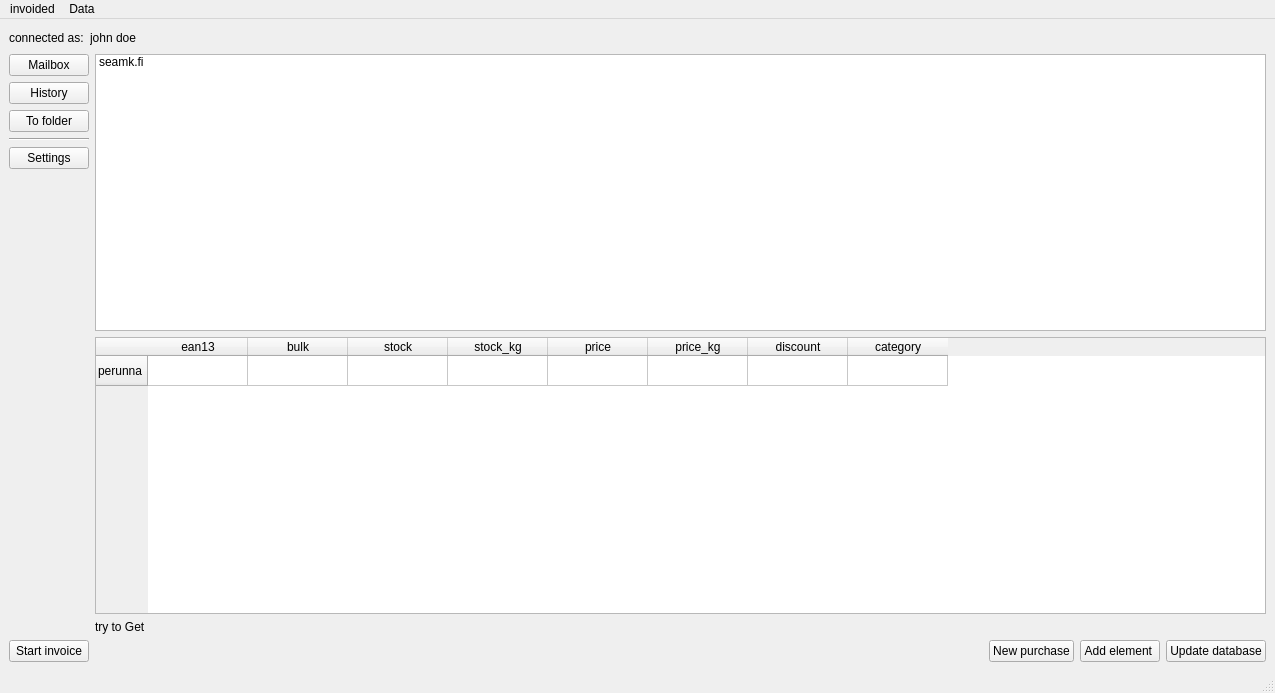
<?xml version="1.0" encoding="UTF-8"?>
<ui version="4.0">
 <class>Page1</class>
 <widget class="QMainWindow" name="Page1">
  <property name="geometry">
   <rect>
    <x>0</x>
    <y>0</y>
    <width>1275</width>
    <height>693</height>
   </rect>
  </property>
  <property name="windowTitle">
   <string>Invoided</string>
  </property>
  <property name="styleSheet">
   <string notr="true">font: 10pt &quot;MS Shell Dlg 2&quot;;</string>
  </property>
  <widget class="QWidget" name="centralwidget">
   <layout class="QVBoxLayout" name="verticalLayout_4">
    <item>
     <layout class="QVBoxLayout" name="verticalLayout_2">
      <item>
       <layout class="QHBoxLayout" name="horizontalLayout">
        <item>
         <widget class="QLabel" name="label">
          <property name="text">
           <string>connected as:</string>
          </property>
         </widget>
        </item>
        <item>
         <widget class="QLabel" name="Name_connection">
          <property name="text">
           <string>john doe</string>
          </property>
         </widget>
        </item>
        <item>
         <spacer name="horizontalSpacer_2">
          <property name="orientation">
           <enum>Qt::Horizontal</enum>
          </property>
          <property name="sizeHint" stdset="0">
           <size>
            <width>40</width>
            <height>20</height>
           </size>
          </property>
         </spacer>
        </item>
       </layout>
      </item>
      <item>
       <layout class="QHBoxLayout" name="horizontalLayout_6">
        <item>
         <layout class="QVBoxLayout" name="verticalLayout_3">
          <item>
           <widget class="QPushButton" name="pushButton_mailbox">
            <property name="text">
             <string>Mailbox</string>
            </property>
           </widget>
          </item>
          <item>
           <widget class="QPushButton" name="pushButton_history">
            <property name="text">
             <string>History</string>
            </property>
           </widget>
          </item>
          <item>
           <widget class="QPushButton" name="pushButton_folder">
            <property name="text">
             <string>To folder</string>
            </property>
           </widget>
          </item>
          <item>
           <widget class="Line" name="line">
            <property name="orientation">
             <enum>Qt::Horizontal</enum>
            </property>
           </widget>
          </item>
          <item>
           <widget class="QPushButton" name="pushButton_settings">
            <property name="text">
             <string>Settings</string>
            </property>
           </widget>
          </item>
          <item>
           <spacer name="verticalSpacer">
            <property name="orientation">
             <enum>Qt::Vertical</enum>
            </property>
            <property name="sizeHint" stdset="0">
             <size>
              <width>20</width>
              <height>40</height>
             </size>
            </property>
           </spacer>
          </item>
         </layout>
        </item>
        <item>
         <layout class="QVBoxLayout" name="verticalLayout">
          <item>
           <widget class="QListWidget" name="listWidget">
            <item>
             <property name="text">
              <string>seamk.fi</string>
             </property>
            </item>
           </widget>
          </item>
          <item>
           <widget class="QTableWidget" name="tableWidget">
            <row>
             <property name="text">
              <string>perunna</string>
             </property>
            </row>
            <column>
             <property name="text">
              <string>ean13</string>
             </property>
            </column>
            <column>
             <property name="text">
              <string>bulk</string>
             </property>
            </column>
            <column>
             <property name="text">
              <string>stock</string>
             </property>
            </column>
            <column>
             <property name="text">
              <string>stock_kg</string>
             </property>
            </column>
            <column>
             <property name="text">
              <string>price</string>
             </property>
            </column>
            <column>
             <property name="text">
              <string>price_kg</string>
             </property>
            </column>
            <column>
             <property name="text">
              <string>discount</string>
             </property>
            </column>
            <column>
             <property name="text">
              <string>category</string>
             </property>
            </column>
           </widget>
          </item>
          <item>
           <widget class="QLabel" name="label_Get">
            <property name="text">
             <string>try to Get</string>
            </property>
           </widget>
          </item>
         </layout>
        </item>
       </layout>
      </item>
      <item>
       <layout class="QHBoxLayout" name="horizontalLayout_2">
        <item>
         <widget class="QPushButton" name="pushButton_invo">
          <property name="text">
           <string>Start invoice</string>
          </property>
         </widget>
        </item>
        <item>
         <spacer name="horizontalSpacer">
          <property name="orientation">
           <enum>Qt::Horizontal</enum>
          </property>
          <property name="sizeHint" stdset="0">
           <size>
            <width>40</width>
            <height>20</height>
           </size>
          </property>
         </spacer>
        </item>
        <item>
         <widget class="QPushButton" name="pushButton_NewPursh">
          <property name="text">
           <string>New purchase</string>
          </property>
         </widget>
        </item>
        <item>
         <widget class="QPushButton" name="pushButton_AddElem">
          <property name="text">
           <string>Add element </string>
          </property>
         </widget>
        </item>
        <item>
         <widget class="QPushButton" name="pushButtonUpdateDB">
          <property name="text">
           <string>Update database</string>
          </property>
         </widget>
        </item>
       </layout>
      </item>
     </layout>
    </item>
   </layout>
  </widget>
  <widget class="QMenuBar" name="menubar">
   <property name="geometry">
    <rect>
     <x>0</x>
     <y>0</y>
     <width>1275</width>
     <height>27</height>
    </rect>
   </property>
   <widget class="QMenu" name="menuInvoided">
    <property name="title">
     <string>invoided</string>
    </property>
    <addaction name="actionD_connexion"/>
   </widget>
   <widget class="QMenu" name="menuEdit">
    <property name="title">
     <string>Data</string>
    </property>
    <addaction name="actionRefresh_Data"/>
   </widget>
   <addaction name="menuInvoided"/>
   <addaction name="menuEdit"/>
  </widget>
  <widget class="QStatusBar" name="statusbar"/>
  <action name="actionD_connexion">
   <property name="text">
    <string>disconnect</string>
   </property>
  </action>
  <action name="actionRefresh_Data">
   <property name="text">
    <string>Refresh Data</string>
   </property>
  </action>
 </widget>
 <resources/>
 <connections/>
</ui>
